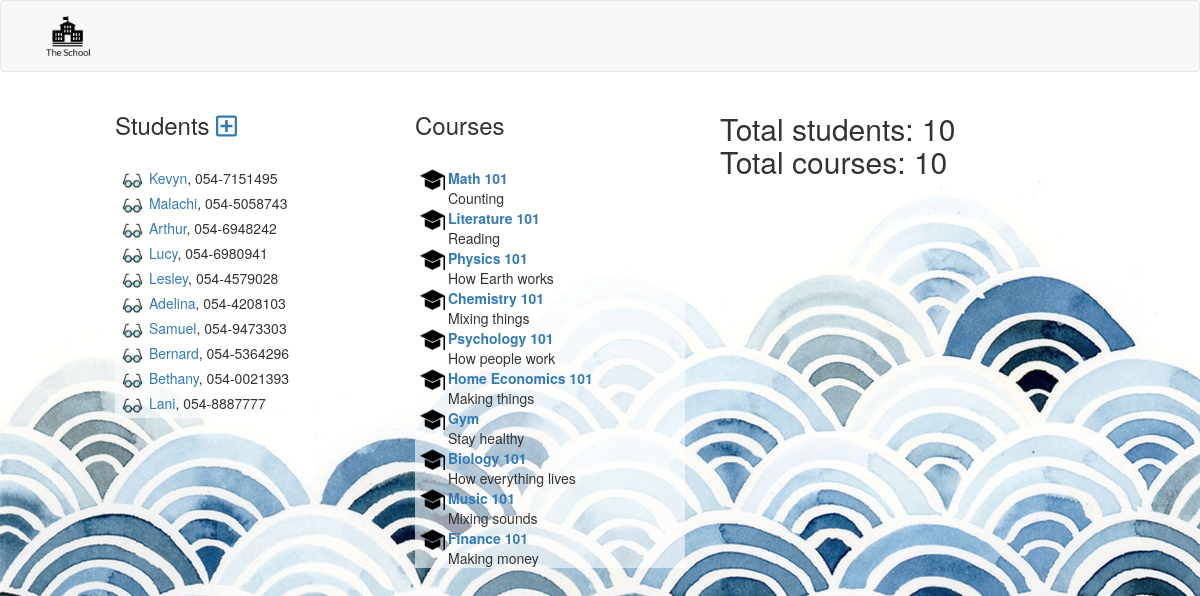
The app's page /index.php?page=main (signed in) with its own data.
### tables this page shows
CREATE TABLE `students` (
  `id` int(11) NOT NULL,
  `name` varchar(255) DEFAULT NULL,
  `phone` varchar(100) DEFAULT NULL,
  `email` varchar(255) DEFAULT NULL,
  `image` varchar(255) DEFAULT NULL
);

CREATE TABLE `courses` (
  `id` int(11) NOT NULL,
  `name` text,
  `description` text,
  `image` varchar(255) DEFAULT NULL
);

### models/data.php (called while the page is built, shortened)
<?php
Class DAL {
    private $servername = "localhost";
    private $username = "root";
    private $password = "";
    private $dbname = "theschool_ol";
    function fetch($sql) {
        try {
            $conn = new PDO("mysql:host=$this->servername;dbname=$this->dbname", $this->username, $this->password);
            $conn->setAttribute(PDO::ATTR_ERRMODE, PDO::ERRMODE_EXCEPTION);
            $resultsArray = $conn->query($sql);
            return $resultsArray;
        }
        catch(PDOException $e)
        {
            return $e->getMessage();
        }
    }
}
?>

### models/mainM.php (called while the page is built, shortened)
<?php
require_once 'data.php';
Class MainM extends DAL {
    function getNumbers() {
        $sql1 = "SELECT count(*) as total FROM students";
        $sql2 = "SELECT count(*) as total FROM courses";
        $students = $this->fetch($sql1);
        $courses = $this->fetch($sql2);
        $results = array (
            's' => $students->fetch(PDO::FETCH_ASSOC)['total'],
            'c' => $courses->fetch(PDO::FETCH_ASSOC)['total'],
        );
        return $results;
    }
    function getAll($table) {
        $sql = "SELECT * FROM ".$table;
        $all = $this->fetch($sql);
        $resultArray = $all->fetchAll(PDO::FETCH_ASSOC);
        return $resultArray;
    }
}
?>

### views/main.php (the view, shortened to what this page needs)
<?php
require_once 'models/mainM.php';
Class Render {
    function columnView() {
        $render = new mainM();
        echo '<div class="container-fluid">
                <div class="row">
                <div class="col-md-1"></div>
                <div class="col-md-3">
                <h3>Students
                <a href="'.DIR.'index.php?page=main&action=student-add"><i class="far fa-plus-square"></a></i>
                </h3><br>';
        $displayStudents = $render->getAll("students");
            foreach ($displayStudents as $row) {
                echo '<div class="displaydiv"><img class="icon" src="'.DIR.$row['image'].'"> <a href="'.DIR.'index.php/?page=main&action=student-details&id='.$row['id'].'">'
                . $row['name'] . '</a>, ' . $row['phone'] . '</div>';
            };
		echo '</div>
                <div class="col-md-3">
                <h3>Courses';
        echo '</h3><br>';
        $displayCourses = $render->getAll("courses");
            foreach ($displayCourses as $row) {
                echo '<div class="displaydiv"><div class="sideimg"><img class="icon" src="'.DIR.$row['image'].'"></div> <b><a href="'.DIR.'index.php/?page=main&action=course-details&id='.$row['id'].'">'
                .$row['name'].'</a></b><br>'.$row['description'].'</div>';
            };
		echo '</div>
            <div class="col-md-5">';
    }
    function mainView() {
        $render = new mainM();
        $show = $this->columnView();
        $display = $render->getNumbers();
        echo '<div class="displaydiv"><h2>Total students: '.$display['s']
            . '<br>'
            . 'Total courses: '.$display['c']
            .'</h2>';
    }
}
?>

### header.php (shortened to what this page needs)
<?php
echo '
<!DOCTYPE html>
        <html lang="en">
        <head>
            <meta charset="UTF-8">
            <meta name="viewport" content="width=device-width, initial-scale=1.0">
            <meta http-equiv="X-UA-Compatible" content="ie=edge">
            <title> PROJECT</title>
            <link href="'.DIR.'style.css" rel="stylesheet" type="text/css">
            <link href="https://maxcdn.bootstrapcdn.com/bootstrap/3.3.7/css/bootstrap.min.css" rel="stylesheet">
            <script defer src="https://use.fontawesome.com/releases/v5.0.6/js/all.js"></script>
        </head>
        <body>
        <nav class="navbar navbar-default">
        <div class="container-fluid">
          <div class="collapse navbar-collapse" id="bs-example-navbar-collapse-1">
            <ul class="nav navbar-nav">
            <li><a href="'.DIR.'index.php"><img src="'.DIR.'upload/logo.png" height="40px"></a></li>
';
echo '
            </ul>
            <ul class="nav navbar-nav navbar-right">
            <li>';
echo '</li>
            </ul>
            </div>
          </div>
        </div>
        </nav>';
?>

### index.php (shortened to what this page needs)
<?php
include 'header.php';
    if (isset ($_GET['page'])){
        $page = $_GET['page'];
    } elseif ((isset($_SESSION)) && (!empty($_SESSION))) {
        $page = 'main';
    } else $page = 'login';
   switch ($page) {
        case 'main':
            include_once 'controllers/mainC.php';
        break;
    }
echo
'</body>
</html>';
?>

### controllers/mainC.php (shortened to what this page needs)
<?php
include 'views/main.php';
$renderS = new Student();
if (isset ($_GET['action'])){
    $action = $_GET['action'];
} else {
    $action = '';
}
switch ($action) {
    case '':
        $renderS->mainView();
    break;
}
?>

### style.css (style rules this page uses)
body { background-image: url("upload/bg.jpg"); background-repeat: no-repeat; background-size: 100%; }
.icon { width: 25px; }
.sideimg { float: left; margin-right: 3px; }
.displaydiv { padding-left: 5px; background-color: rgba(255,255,255, 0.6); }

### records on screen
students: image (picture), name "Kevyn", phone "054-7151495"
students: image (picture), name "Malachi", phone "054-5058743"
students: image (picture), name "Arthur", phone "054-6948242"
students: image (picture), name "Lucy", phone "054-6980941"
students: image (picture), name "Lesley", phone "054-4579028"
students: image (picture), name "Adelina", phone "054-4208103"
students: image (picture), name "Samuel", phone "054-9473303"
students: image (picture), name "Bernard", phone "054-5364296"
students: image (picture), name "Bethany", phone "054-0021393"
students: image (picture), name "Lani", phone "054-8887777"
courses: image (picture), name "Math 101", description "Counting"
courses: image (picture), name "Literature 101", description "Reading"
courses: image (picture), name "Physics 101", description "How Earth works"
courses: image (picture), name "Chemistry 101", description "Mixing things"
courses: image (picture), name "Psychology 101", description "How people work"
courses: image (picture), name "Home Economics 101", description "Making things"
courses: image (picture), name "Gym", description "Stay healthy"
courses: image (picture), name "Biology 101", description "How everything lives"
courses: image (picture), name "Music 101", description "Mixing sounds"
courses: image (picture), name "Finance 101", description "Making money"

### other values on screen
$display['s'] "10"
$display['c'] "10"
